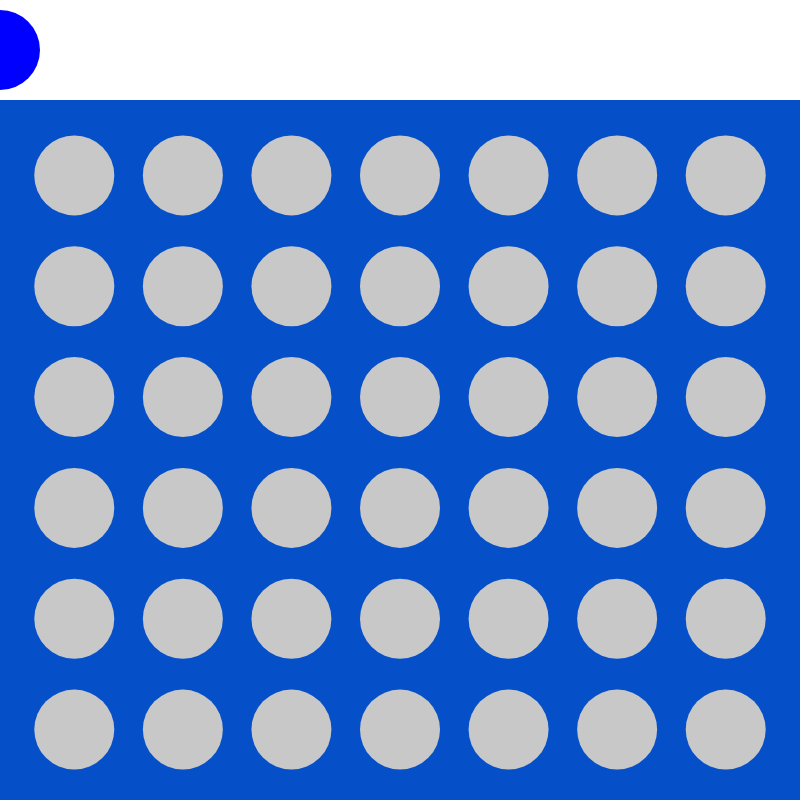
Frame 1 (no input)
Frame 60 (no input): identical to frame 1, image omitted
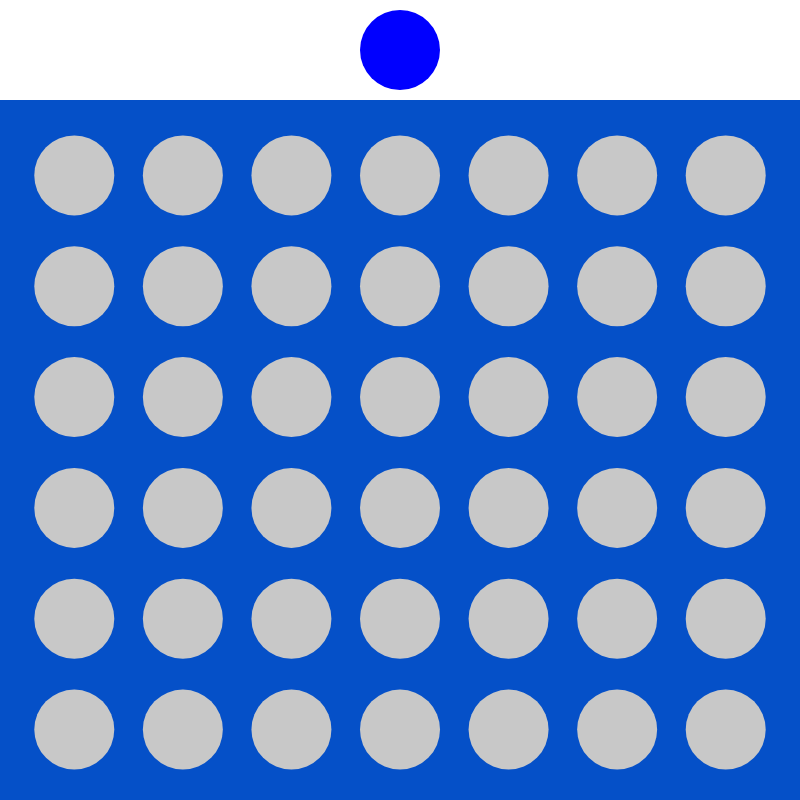
Frame 120 (the mouse pressed at the canvas centre since frame 60)

The p5.js sketch that drew these frames (run headless with seeded random() and noise() and a simulated clock; from frame 60 on, the mouse is pressed at the canvas centre):

// p5.js sketch
// ── sketch.js
var grid;
var pieceR = 40;
var numAcross = 7;
var numDown = 6;
var piece;
var positions = [];

var num = 1;

function setup(){
    createCanvas(800,800);  
    grid = new Grid();    
    piece = new Piece('blue'); 
}

function draw(){
    background('white');
    grid.create();
    grid.update();
    piece.create();
    piece.select(); 
    
}
// ── Grid.js
function Grid() {
    this.x = 0;
    this.y = 100;
    this.w = width;
    this.h = height;
    
    this.create = function () {
        fill(color(5,80,200));
        noStroke();
        rect(this.x, this.y, this.w, this.h);
    }

    this.update = function () {
        this.emptySlots();
    }

    this.fillSlots = function(state){        
        for(var i = 0; i < numAcross; i++){
            for(var j = 0; j < numDown; j++){
                if(state[i][j] != null){
                    if(state[i][j] === 'in'){
                        fill(state[i][j].c);
                        ellipse(this.x + this.buffer + this.spacingX * (i + 1 / 2),
                        this.y + this.buffer + this.spacingY * (j + 1 / 2),
                        2 * pieceR,
                        2 * pieceR);
                    }
                }
            }
        }
    }

    this.emptySlots = function () {        
        this.size = 0.95;
        this.spacingX = this.size * this.w / numAcross;
        this.spacingY = this.size * (this.h - this.y) / numDown;
        this.buffer = (1 - this.size) * this.w / 2;
        for (var i = 0; i < numAcross; i++) {
            for (var j = 0; j < numDown; j++) {
                noStroke();
                fill(200);
                ellipse(this.x + this.buffer + this.spacingX * (i + 1 / 2),
                    this.y + this.buffer + this.spacingY * (j + 1 / 2),
                    2 * pieceR,
                    2 * pieceR);
            }
        }
    }
}
// ── Piece.js
function Piece(c){
    this.x = mouseX;
    this.y = 50;
    this.g = 10;
    this.c = c;


    this.create = function(){
        fill(this.c);
        ellipse(this.x, this.y, pieceR*2, pieceR*2);
    }

    this.select = function(){
        this.x = mouseX;
        if (mouseIsPressed){
            this.drop();
        }                
    }

    this.drop = function(){
        
    }

    
   
}
